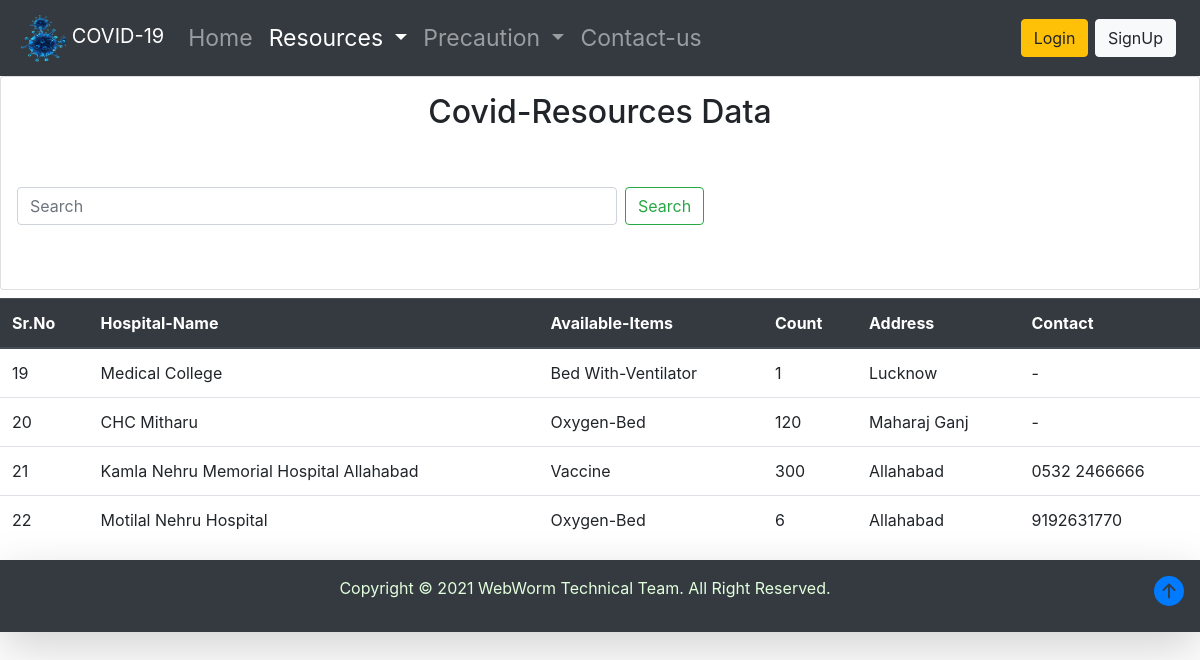
Page /resources on the committed database.
### home/models.py (models this page shows, shortened)
class Resources(models.Model):
     CATEGORY = (('Vaccine','Vaccine'), ('General-Bed','General-Bed'), ('Oxygen-Bed','Oxygen-Bed'),('Bed With-Ventilator','Bed With-Ventilator'))
     sno= models.AutoField(primary_key=True)
     Hname= models.CharField(max_length=200)
     category= models.CharField(max_length=200, null=True, choices=CATEGORY)
     available= models.IntegerField(null=True)
     add = models.TextField()
     contact = models.TextField()
     timeStamp=models.DateTimeField(auto_now_add=True, blank=True)

### home/views.py (the view, shortened to what this page needs)
# urls.py: path('resources', views.resources, name="resources"),
def resources(request):
    resources = Resources.objects.all()
    return render(request, 'resources.html', {'resources': resources})

### templates/resources.html (shortened to what this page needs)
<!doctype html>
<html lang="en">
{% extends 'base.html' %}
{% block body %}
  <head>
    <link rel="stylesheet" href="https://cdn.jsdelivr.net/npm/bootstrap@4.6.0/dist/css/bootstrap.min.css">
    <link rel="stylesheet" href="/static/css/resources.css" />
  </head>
  <body onload="myfunction()">
    <nav class="navbar sticky-top navbar-expand-lg navbar-dark bg-dark">
        <a class="navbar-brand" href="/home"><img src="/static/img/tab2.png" height="50" width="50"> COVID-19</a>
        <div class="collapse navbar-collapse" id="navbarSupportedContent">
          <ul class="navbar-nav mr-auto">
            <li class="nav-item">
              <a class="nav-link " href="/home">Home <span class="sr-only">(current)</span></a>
            </li>
            <li class="nav-item dropdown active">
              <a class="nav-link dropdown-toggle" href="#" id="navbarDropdown2" role="button" data-toggle="dropdown" aria-haspopup="true" aria-expanded="false">
               Resources
              </a>
            </li>
            <li class="nav-item dropdown">
                <a class="nav-link dropdown-toggle" href="#" id="navbarDropdown" role="button" data-toggle="dropdown" aria-haspopup="true" aria-expanded="false">
                    Precaution
                  </a>
                </li>
            <li class="nav-item">
                <a class="nav-link" href="/contact">Contact-us</a>
              </li>
          </ul>
            {% if user.is_authenticated %}
            <ul class="navbar-nav mx-2">
                <li class="nav-item dropdown">
                <a class="nav-link dropdown-toggle" href='#' id="navbarDropdown1" role="button" data-toggle="dropdown"> Welcome! {{request.user}}</a>
                <div class="dropdown-menu" aria-labelledby="navbarDropdown">
          <a class="dropdown-item" href="/logout">Logout</a>
        </div>
      </li>
      </ul>
      </div>
          {% else %}
          <div class="mx-2">
         <button type=" button" class="btn btn btn-warning" data-toggle="modal" data-target="#loginModal">Login</button>
         <button type=" button" class="btn btn-light" data-toggle="modal" data-target="#signupModal">SignUp</button>
        </div>
            {% endif %}
        </div>
      </nav>
<div class="card card-body p-3 mb-2 text-center">
	<h2>Covid-Resources Data   </h2>
<form method="GET" action="/search" class="form-inline my-2 my-lg-5">
      <input class="form-control mr-sm-2" type="search" placeholder="Search" aria-label="Search" style="width: 50vw" name="query" id="query" required>
      <button class="btn btn-outline-success my-2 my-sm-0" type="submit">Search</button>
    </form>
</div>
    <table class="table table-hover">
  <thead class="thead-dark ">
    <tr>
        <th>Sr.No</th>
        <th>Hospital-Name</th>
		<th>Available-Items</th>
		<th>Count</th>
        <th>Address</th>
        <th>Contact</th>
    </tr>
  </thead>
  <tbody>
                        {% for i in resources %}
							<tr>
                                <td>{{i.sno}}</td>
								<td>{{i.Hname}}</td>
								<td>{{i.category}}</td>
								<td>{{i.available}}</td>
                                <td>{{i.add}}</td>
                                <td>{{i.contact}}</td>
							</tr>
						{% endfor %}
  </tbody>
</table>
<footer class="container-fluid shadow-lg p-3 mb-10 bg-dark">
  <p class="float-right">
   <a href="#"><svg xmlns="http://www.w3.org/2000/svg" width="30" height="30" fill="currentColor" class="bi bi-arrow-up-circle-fill" viewBox="0 0 16 16">
      <path d="M16 8A8 8 0 1 0 0 8a8 8 0 0 0 16 0zm-7.5 3.5a.5.5 0 0 1-1 0V5.707L5.354 7.854a.5.5 0 1 1-.708-.708l3-3a.5.5 0 0 1 .708 0l3 3a.5.5 0 0 1-.708.708L8.5 5.707V11.5z"/>
    </svg></a></p>
  <p class="text-center">Copyright &copy; 2021 WebWorm Technical Team. All Right Reserved.</p>
</footer>
  </body>
</html>
{% endblock body %}

### templates/base.html (shortened to what this page needs)
 {% block body %}  {% endblock body %}

### static/css/resources.css (style rules this page uses)
nav { font-size: 23px; }
.container-fluid { color: rgb(226, 255, 220); }

### rows in the picture
Resources: sno "19", Hname "Medical College", category "Bed With-Ventilator", available "1", add "Lucknow", contact "-"
Resources: sno "20", Hname "CHC Mitharu", category "Oxygen-Bed", available "120", add "Maharaj Ganj", contact "-"
Resources: sno "21", Hname "Kamla Nehru Memorial Hospital Allahabad", category "Vaccine", available "300", add "Allahabad", contact "0532 2466666"
Resources: sno "22", Hname "Motilal Nehru Hospital", category "Oxygen-Bed", available "6", add "Allahabad", contact "9192631770"
